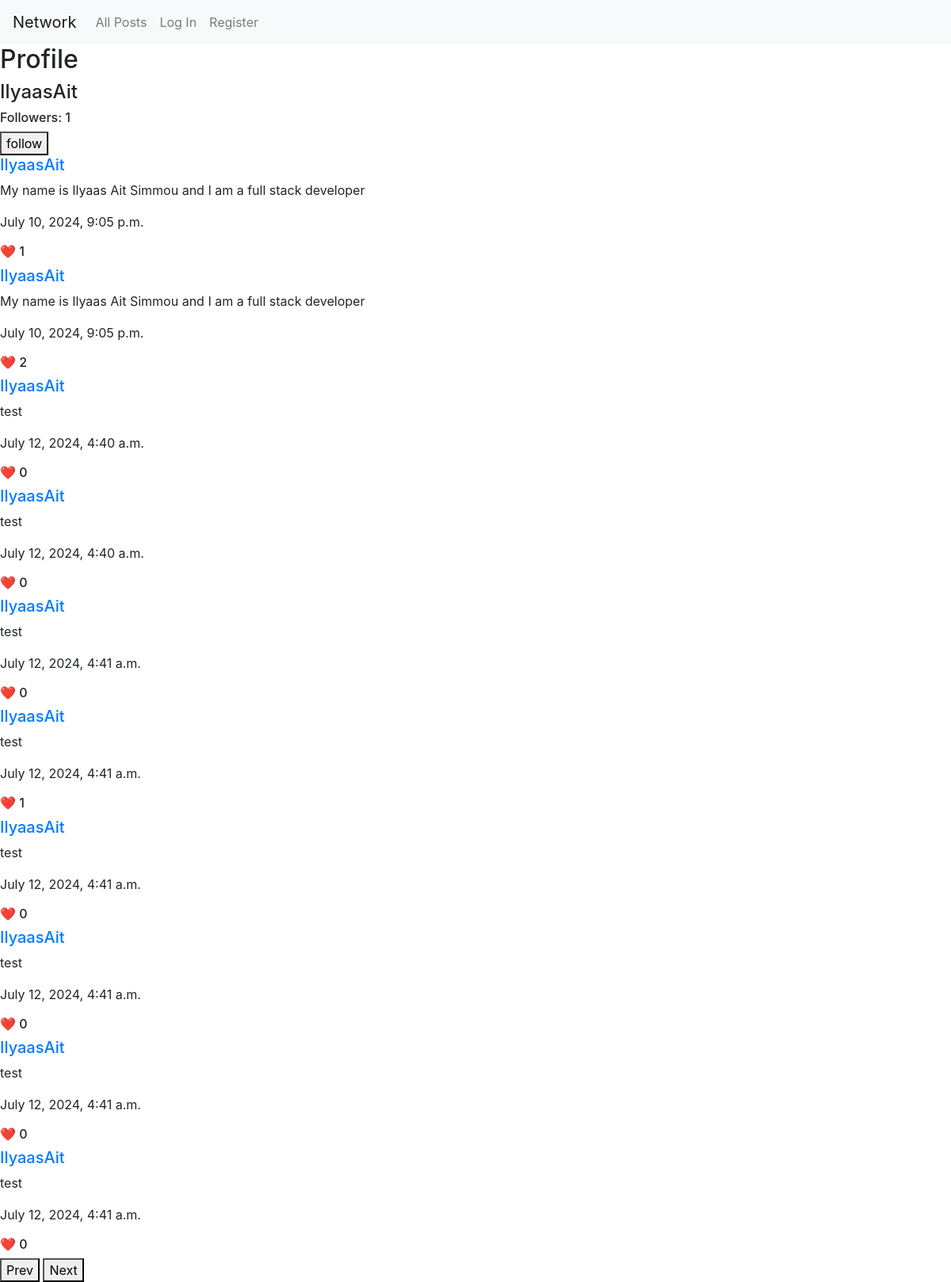
Screenshot of /profile/IlyaasAit with the database file from the repository.
### network/models.py (models this page shows)
class User(AbstractUser):
    Followers = models.ManyToManyField("self", related_name="followers", blank=True, null=True)
    pass

class post(models.Model):
    poster = models.ForeignKey(User, on_delete=models.CASCADE, related_name="user_listings")
    text = models.CharField(max_length=300)
    date = models.DateTimeField()

### network/views.py (the view)
# urls.py: path("profile", views.profile, name='profile'),
def profile(request, person):
    all_posts = list(post.objects.filter(poster = User.objects.get(username=person)))
    postPages = []
    newList = []
    for i in range(len(all_posts)):
        newList.append(all_posts[i])
        if (len(newList))%10 == 0:
            postPages.append(newList)
            newList = []
    postPages.append(newList)
    return render(request, 'network/profile.html', {
        "person": User.objects.get(username=person),
        'postpages': postPages
        })

### network/templates/network/profile.html (shortened to what this page needs)
{% extends "network/layout.html" %}
{% block body %}
    <h2>Profile</h2>
    <h4 class="username" id="{{ person.username }}">{{ person.username }}</h4>
    <h6 id="FollowerCount">Followers: {{ person.Followers.count }}</h6>
    {% if request.user != person %}
        <button id="follow_button", value="{{user.username}}"> follow </button>
    {% endif %}
    <div id="allPosts">
        {% for postlist in postpages %}
            <div id="{{forloop.counter}}" class="postSet" style="display: none;">
                {% for post in postlist %}
                    <div id="{{post.id}}">
                        <a href="/profile/{{ post.poster.username }}"><h5> {{ post.poster }} </h5></a>
                        <p> {{ post.text }} </p>
                        <p> {{ post.date }} </p>
                        <h6 class="like_button" id="like_button{{post.id}}"> ❤️ {{ post.likes.count }}</h6>
                    </div>
                {% endfor %}
            </div>
        {% endfor %}
        <button id="previous_page">Prev</button>
        <button id="next_page">Next</button>
    </div>
{% endblock %}

### rows the page displays
User: username "IlyaasAit", Followers.count "1"
post: poster "IlyaasAit", text "My name is Ilyaas Ait Simmou and I am a full stack developer", date "July 10, 2024, 9:05 p.m.", likes.count "1"
post: poster "IlyaasAit", text "My name is Ilyaas Ait Simmou and I am a full stack developer", date "July 10, 2024, 9:05 p.m.", likes.count "2"
post: poster "IlyaasAit", text "test", date "July 12, 2024, 4:40 a.m.", likes.count "0"
post: poster "IlyaasAit", text "test", date "July 12, 2024, 4:40 a.m.", likes.count "0"
post: poster "IlyaasAit", text "test", date "July 12, 2024, 4:41 a.m.", likes.count "0"
post: poster "IlyaasAit", text "test", date "July 12, 2024, 4:41 a.m.", likes.count "1"
post: poster "IlyaasAit", text "test", date "July 12, 2024, 4:41 a.m.", likes.count "0"
post: poster "IlyaasAit", text "test", date "July 12, 2024, 4:41 a.m.", likes.count "0"
post: poster "IlyaasAit", text "test", date "July 12, 2024, 4:41 a.m.", likes.count "0"
post: poster "IlyaasAit", text "test", date "July 12, 2024, 4:41 a.m.", likes.count "0"
